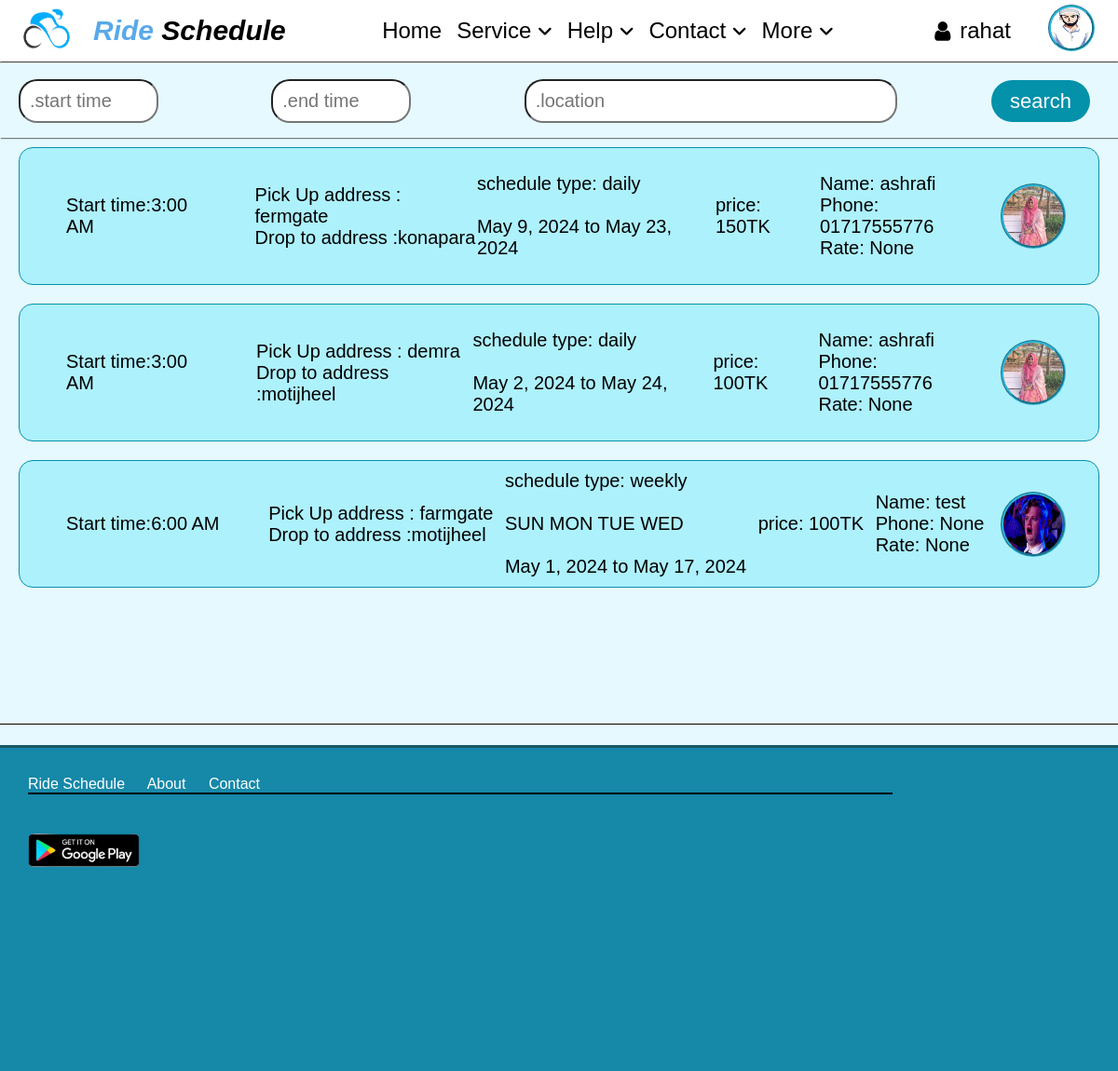
/schedulePost (signed in), run on the app's committed database.
### main/models.py (models this page shows, shortened)
class Profile(models.Model):
    user = models.OneToOneField(User, on_delete=models.CASCADE)
    phone = models.CharField(max_length=20,null=True,blank=True)
    address = models.CharField(max_length=50,null=True, blank=True)
    country = models.CharField(max_length=50,null=True,blank=True)
    rate = models.FloatField(null=True,blank=True)
    isRider = models.BooleanField(default=False)
    image = models.ImageField(upload_to='upload', null=True, blank=True)
    def __str__(self):
        return self.user.username

class Schedule(models.Model):
    rider_id = models.ForeignKey(Profile,on_delete=models.CASCADE)
    driver_id = models.CharField(blank=True,null=True,max_length=20)
    pickUp_time = models.CharField(max_length=10)
    pickup_from = models.CharField(max_length=50)
    drop_to = models.CharField(max_length=50)
    pending = models.BooleanField(default=True)
    schedule_type = (
        ('daily','daily'),
        ('weekly', 'weekly'),
        ('monthly', 'monthly'),
        ('custom', 'custom'))
    type_of_schedule = models.CharField(max_length=10,choices=schedule_type,blank=True,null=True)
    price = models.IntegerField(blank=True, null=True)
    startDate = models.DateField(blank=True,null=True)
    endDate = models.DateField(blank=True,null=True)
    weeks = models.CharField(max_length=30,blank=True,null=True)

### main/views.py (the view)
# urls.py: path('schedulePost', a_view.schedulePost , name = 'schedulePost'),
@login_required(login_url='login')
def schedulePost(request):
    schedulePost = Schedule.objects.all().order_by("pickUp_time")
    notification = Notification.objects.all()
    posts = {
        'schedulePost': schedulePost,
        'notification':notification,
    }
    return render(request, template_name='pages/SchedulePost.html', context=posts)

### templates/pages/SchedulePost.html
{% extends "../base/base.html" %}
{% load static %}
{% block content %}
<hr>
<div class="SearchPost">
    <div class="textBox1"><input type="text" id="start" name="start" placeholder=".start time"></div>
    <div class="textBox2"><input type="text" id="end" name="end" placeholder=".end time"></div>
    <div class="textBox3"><input type="text" id="locations" name="location" placeholder=".location"></div>
    <div><a href="#" class="buttonS">search</a></div>
</div>
<div class="post-box">
{% for p in schedulePost %}
    {% if p.pending %}
        <a href="{% url 'takeSchedule' p.id %}" class="post hoverPost">
            <div class="sTime"> Start time:{{p.pickUp_time}}</div>
            <div>
                <span>Pick Up address : {{p.pickup_from}}</span><br>
                <span>Drop to address :{{p.drop_to}}</span>
            </div>
            <div> schedule type: {{p.type_of_schedule}}<br><br>
            {% if p.weeks %}
                {{p.weeks}}<br><br>
            {% endif %}
                {{p.startDate}} to {{p.endDate}}
            </div>
            <div> price: {{p.price}}TK</div>
            <div>
                <span>Name: {{p.rider_id}}</span><br>
                <span>Phone: {{p.rider_id.phone}}</span><br>
                <span>Rate: {{p.rider_id.rate}}</span><br>
            </div>
            <div class="profile">
                {% if p.rider_id.image %}
                    <img src="{{p.rider_id.image.url}}" height="70" width="70" alt="logo">
                {% else %}
                    <img src="{%  static 'image/icon/profile.png' %}" height="70" width="70" alt="logo">
                {% endif %}
            </div>
        </a>
    {% endif %}
{% endfor %}
</div>
{% endblock %}

### templates/base/base.html (shortened to what this page needs)
<!DOCTYPE html>
<html lang="en">
<head>
    {% load static %}
    <link rel="stylesheet" href="https://cdnjs.cloudflare.com/ajax/libs/font-awesome/6.5.1/css/all.min.css">
    <link rel="stylesheet" href="https://cdnjs.cloudflare.com/ajax/libs/font-awesome/4.7.0/css/font-awesome.min.css">
    <link rel = "stylesheet" href = "{% static 'css/style.css' %}">
    <link rel = "stylesheet" href = "{% static 'css/navbar.css' %}">
    <link rel = "stylesheet" href = "{% static 'css/makeSchedule.css' %}">
    <link rel = "stylesheet" href = "{% static 'css/schedulePost.css' %}">
    <link rel = "stylesheet" href = "{% static 'css/offcanvas.css' %}">
    <link rel = "stylesheet" href = "{% static 'css/login.css' %}">
    <link rel = "stylesheet" href = "{% static 'css/contact.css' %}">
    <link rel = "stylesheet" href = "{% static 'css/timeTable.css' %}">
    <link rel = "stylesheet" href = "{% static 'css/profile.css' %}">
    <link rel = "stylesheet" href = "{% static 'css/policy.css' %}">
    <link rel = "stylesheet" href = "{% static 'css/rateUs.css' %}">
    <link rel = "stylesheet" href = "{% static 'css/UserHelpCenter.css' %}">
</head>
<body style="background-color:#e6f9ff;" class="base-body">
{% include "../base/navbar.html" %}
{% block content %}
{% endblock %}
{% include "../base/footer.html" %}
</body>
</html>

### templates/base/navbar.html (shortened to what this page needs)
<nav class="main" >
        <div class="logo">
            {% load static %}
            <img src="{%  static 'image/icon/logo.png' %}" height="60" width="100" alt="logo">
            <span><span style="color: rgba(64, 155, 230, 0.863);">Ride</span> Schedule</span>
        </div>
        <div class="mid">
            <ul>
                <li><a href="{% url 'home' %}">Home</a></li>
                <li><a href="#" class="service fix">Service <i class="fas fa-angle-down" style="font-size:18px;"></i> </a>
                </li>
                <li><a href="#" class="fix">Help <i class="fas fa-angle-down" style="font-size:18px;"></i> </a>
                </li>
                <li><a href="#" class="fix">Contact <i class="fas fa-angle-down" style="font-size:18px;"></i> </a>
                </li>
                <li><a href="#" class="fix">More <i class="fas fa-angle-down" style="font-size:18px;"></i> </a>
                </li>
            </ul>
        </div>
        <div class="profile" >
        {% if user.is_authenticated %}
            {% if request.user.profile.isRider %}
                <i class='fa fa-user'></i>
            {% else %}
                <i class='fa fa-bicycle'></i>
            {% endif %}
            <div><span>{{request.user}}</span></div>
            {% if request.user.profile.image %}
                <div onclick="showMenu()"><img  src="{{request.user.profile.image.url}}" height="50" width="50" alt="logo"></div>
            {% else %}
                <div onclick="showMenu()"><img  src="{%  static 'image/icon/profile.png' %}" height="50" width="50" alt="logo"></div>
            {% endif %}
        {% else %}
            <div onclick="showLoginOnly()"><span>Login</span></div>
            <div><img  src="{%  static 'image/icon/profile.png' %}" height="50" width="50" alt="logo"></div>
        {% endif %}
        </div>
    </nav>

### templates/base/login.html (shortened to what this page needs)
        {% load static %}

### templates/base/footer.html (shortened to what this page needs)
<footer >
{% load static %}
<div class="footer-main">
<div class="footer-top">
    <a href="#">Ride Schedule</a>
    <a href="#">About</a>
    <a href="#">Contact</a><hr width = '80%' color = "black">
    <a href="#">
        <img src="{%  static 'image/img/google-play-download.png' %}" alt="google-play" height="120" width="120">
    </a>
</div>
</div>
</footer>

### static/css/style.css (style rules this page uses)
* { margin: 0; padding: 0; box-sizing: border-box; }
body { background-color: #e6f9ff; }
.base-body { overflow-x: hidden; }
.footer-main { display: block; position:absolute; top:100vh; width: 100%; background-color: rgb(22, 136, 168); color: white; height: 350px; border-width: 3px; border-top-style: solid; border-color: #195964; }
.footer-main .footer-top { color: white; width: 100%; padding: 20px; display:block; margin:10px; }
.footer-top a { color:white; margin-right: 20px; }

### static/css/navbar.css (style rules this page uses)
* { text-decoration: none; padding: 0px; margin: 0px; }
.main { display: flex; position:sticky; justify-content: space-between; flex-wrap: nowrap; font-size: 24px; align-items: center; box-shadow: 1px 1px 1px hsla(0,0%, 0%, 0.5); background-color: white; }
.logo { display:flex; align-items: center; font-size: 30px; font-weight: bolder; font-style: italic; cursor: pointer; }
.mid ul { display:flex; list-style: none; }
.mid ul li a { padding: 8px; cursor: pointer; padding-bottom: 22px; color:black; border-radius: 0px; transition: 0.5s; }
.profile { display:flex; align-items: center; padding: 5px; padding-right: 25px; }
.profile div span { padding-left: 10px; padding-right: 40px; cursor: pointer; transition: 0.3s; }
.profile img { padding: 0px; border-color: rgb(45, 183, 218); border-style: groove; border-radius: 35px; margin: 0px; cursor: pointer; }

### static/css/makeSchedule.css (style rules this page uses)
* { margin: 0; padding: 0; box-sizing: border-box; }

### static/css/schedulePost.css (style rules this page uses)
.SearchPost { display: flex; justify-content: space-between; flex-wrap: nowrap; font-size: 24px; align-items: center; box-shadow: 1px 1px 1px hsla(0,0%, 0%, 0.5); background-color: #e6f9ff; height: 80px; }
.post { display:flex; justify-content:space-between; flex-wrap:nowrap; font-size:20px; align-items:center; margin:20px; background-color: #adf1fd; padding:10px; border-radius:15px; border-style: solid; border-width: 1px; border-color: #0491aa; text-decoration: none; color:black; }
.sTime { padding:20px; margin:20px; }
.buttonS { background-color: #0491aa; color: white; padding: 10px 20px; text-align: center; text-decoration: none; font-size: 22px; cursor: pointer; border-radius: 25px; margin-right: 30px; }
#start , #end { width:150px; border-radius: 20px; border-width: 2px; font-size: 20px; padding: 10px; margin:20px; }
#locations { display:inline-block; width:400px; border-radius: 20px; border-width: 2px; font-size: 20px; padding: 10px; margin:20px; }
.post-box { display: block; position:absolute; width: 100%; height: 80vh; border-style: solid; border-color:black; border-width: 0px 0 1px 0; margin-top: 50px; overflow: auto; z-index: -1; top:11vh; }

### static/css/offcanvas.css (style rules this page uses)
* { margin : 0px; font-family: sans-serif; padding : 0px; }

### static/css/login.css (style rules this page uses)
* { margin:0px; padding:0px; }

### static/css/rateUs.css (style rules this page uses)
* { margin: 0; padding: 0; box-sizing: border-box; font-family:'Poppines', sans-serif; }

### static/css/UserHelpCenter.css (style rules this page uses)
* { margin: 0; padding: 0; box-sizing: border-box; }

### data on the page
Schedule: pickUp_time "3:00 AM", pickup_from "fermgate", drop_to "konapara", type_of_schedule "daily", startDate "May 9, 2024", endDate "May 23, 2024", price "150", rider_id "ashrafi", rider_id.phone "01717555776", rider_id.rate "None", rider_id.image (picture)
Schedule: pickUp_time "3:00 AM", pickup_from "demra", drop_to "motijheel", type_of_schedule "daily", startDate "May 2, 2024", endDate "May 24, 2024", price "100", rider_id "ashrafi", rider_id.phone "01717555776", rider_id.rate "None", rider_id.image (picture)
Schedule: pickUp_time "6:00 AM", pickup_from "farmgate", drop_to "motijheel", type_of_schedule "weekly", weeks "SUN MON TUE WED", startDate "May 1, 2024", endDate "May 17, 2024", price "100", rider_id "test", rider_id.phone "None", rider_id.rate "None", rider_id.image (picture)

### other printed values
{{ request.user }} "rahat"
